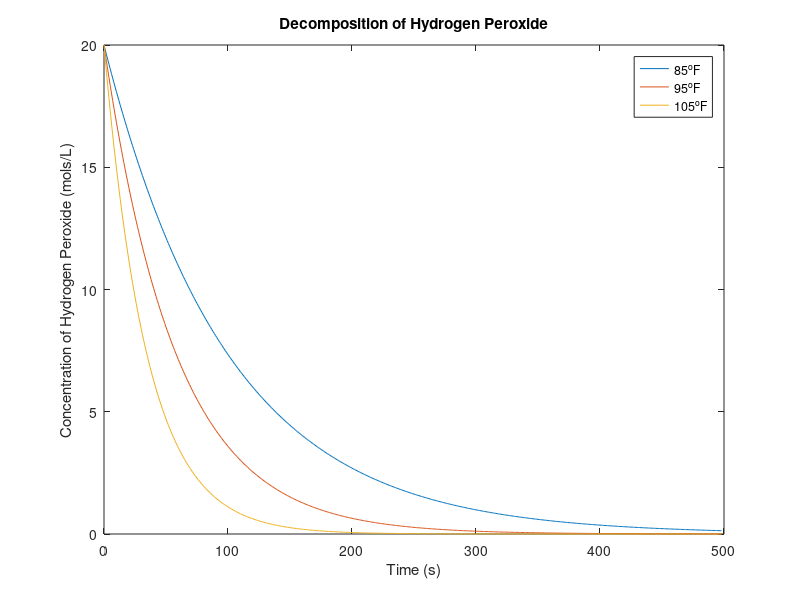

This chart was generated by the following MATLAB code:
% Coleman Lyski
%
% August 30, 2016
%
% Lab 2
%% Problem 2
clear
home
g = 32.2
D = .4
L = .4:.1:10
fro = (pi*(D/2)^2)*sqrt(2*g*(L-(D/2)))
figure(1)
clf(1)
plot(L,fro)
title('Flow Rate Out')
xlabel('Liquid Level (ft)')
ylabel('Flow Rate Out (ft^3/s)')
%% Problem 3
clear
home
Ea = 75300
A = 100000000000
R = 8.314
T = [302.594 308.15 313.706]
k = A*exp((-Ea)./(R*T))
k1 = k(1,1)
k2 = k(1,2)
k3 = k(1,3)
Co = 20
t = 0:1:(5/k1);
C1 = Co*exp((-k1)*(t))
C2 = Co*exp((-k2)*(t))
C3 = Co*exp((-k3)*(t))
figure(1)
clf(1)
plot(t,C1,t,C2,t,C3)
legend('85^oF','95^oF','105^oF','Location','best')
xlabel('Time (s)')
ylabel('Concentration of Hydrogen Peroxide (mols/L)')
title('Decomposition of Hydrogen Peroxide')